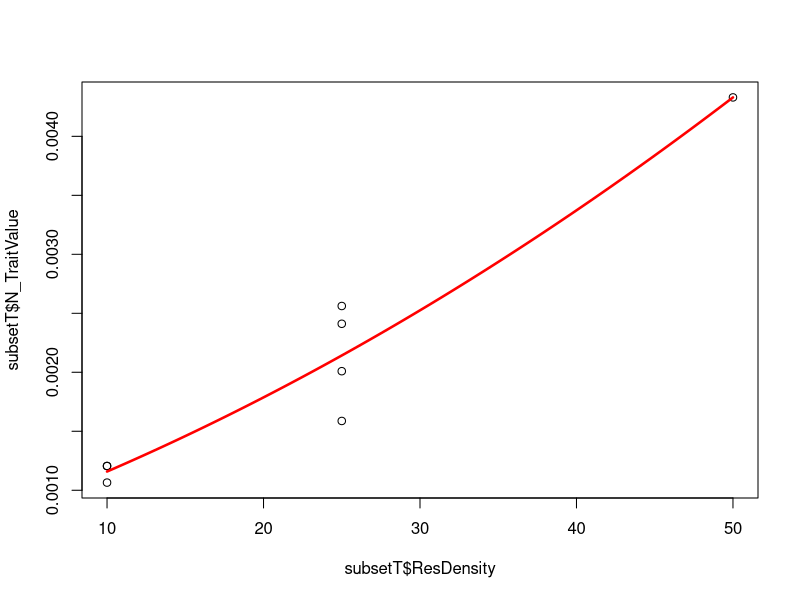

Recreate this plot in R. (Note: this script raises an error after producing the figure.)
require("minpack.lm")
#require("browser")
data<-read.csv("../Data/CRatsort.csv")

Start<- function(subsetT) {
      h0=max(subsetT$N_TraitValue)
      ht=h0
      subseth<-subset(subsetT,subsetT$N_TraitValue < ht)
      if (nrow(subseth)>2) {
          modht=lm(N_TraitValue~ResDensity,data=subseth)
  # #  print("sethok")
          } else {
  #   #summary(modht)
      modht=lm(N_TraitValue~ResDensity,data=subsetT)}
  #  ## j<-j+1
  # #  print("notseth")
   #}
      a0<-as.numeric(modht$coefficients[2])
  #both<-c(a0,h0)
  #ggplot(data=subseth,aes(x=ResDensity,N_TraitValue))+geom_point()
  #return(both)
      mat<-matrix(nrow=100,ncol=3)
      for (j in 1:(nrow(mat))){
          vala<-rnorm(1,mean=a0, 1) ###but what if negative
          valh<-rnorm(1,mean=h0, 1)
          mat[j,1]<-vala
          mat[j,2]<-valh
          try(HolFit<-nlsLM(N_TraitValue ~ Holling(ResDensity, a, h), data=subsetT, start=list(a=vala, h=valh)),silent = FALSE)
          mat[j,3]<-AIC(HolFit)}
      #min(mat[,3])
      #minAIC<-which.min(mat[,3])
      #minAIC<-which(mat[,3] == min(mat[,3],na.rm=TRUE,arr.ind=TRUE))
      #min(mat[,3])
      mat<-as.data.frame(mat)
      suub<-subset(mat,mat[,3]==min(mat[,3]))
      #initA<-mat[minAIC,1]
      #initH<-mat[minAIC,2]
      initA<-suub[1]
      initH<-suub[2]
      return(c(initA,initH))}


Holling<- function(xR,a,h){
  return((a*xR)/(1+(h*a*xR)))
}
#listID<-39842
listID<-unique(data$ID)
#listID<-c(39841,39839,39842)
for (i in listID){
  subsetT<-subset(data, ID==i)
  out<-Start(subsetT)
  HolFit<-nlsLM(N_TraitValue ~ Holling(ResDensity, a, h), data=subsetT, start=list(a=out[1],h=out[2]))
  pol<-lm(N_TraitValue ~ poly(ResDensity, degree=2), data=subsetT)
  #HolFit<-nlsLM(N_TraitValue ~ Holling(ResDensity, a, h), data=subsetT, start=list(a=both[1], h=both[2]), )
  #   #first need to generate x so can calc predicted ys
  Lengths<- seq(min(subsetT$ResDensity), max(subsetT$ResDensity),len=200)  
  #intervals min to max ###should these varyu????
  #   #print(paste("The ID is", i))
  #   #print(paste("a is",coef(HolFit)["a"]))
  #   #print(paste("h is",coef(HolFit)["h"]))
  Predic2PlotHol<- Holling(Lengths, coef(HolFit)["a"], coef(HolFit)["h"] )
  Predic2Plotpol<- predict.lm(pol, data.frame(ResDensity=Lengths) )
  #Predic2PlotQua<-predict.lm(QuaFit, data.frame(TotalLength=Lengths))
  pdf(paste0("../Results/Holgraphs/",i,".pdf") )
  print(plot(subsetT$ResDensity,subsetT$N_TraitValue) )
  print(lines(Lengths,Predic2PlotHol,col="blue",lwd=2.5) )
  print(lines(Lengths,Predic2Plotpol,col="red",lwd=2.5) )
  
  graphics.off()
#     #AICdiff<-AIC(PowFit)-AIC(QuaFit)
#     #print(paste("AIC difference for", i, "is", AICdiff))
#     #BICdiff<-BIC(PowFit)-BIC(QuaFit)
#     #print(paste("BIC difference for", i, "is", BICdiff))
}
#
# ####this code is v bad, fix!'
# # size<-nrow(subset)
# #sizes<-c(sizes,size)
# #}
# #sort(sizes)
#
# ##SHOOULD I GRAB MEAN?
# #model<-function(a,xR,h){
# #  return((a*xR)/(1+(h*a*xR)))
# #}
# for (j in 1:(nrow(mat))){
#   vala<-rnorm(1,out[1], 1)
#   valh<-rnorm(1,out[2], 1)
#   mat[j,1]<-vala
#   mat[j,2]<-valh
#   HolFit<-nlsLM(N_TraitValue ~ Holling(ResDensity, a, h), data=subsetT, start=list(a=vala, h=valh))
#   mat[j,3]<-AIC(HolFit)
#   return(mat)
# }
